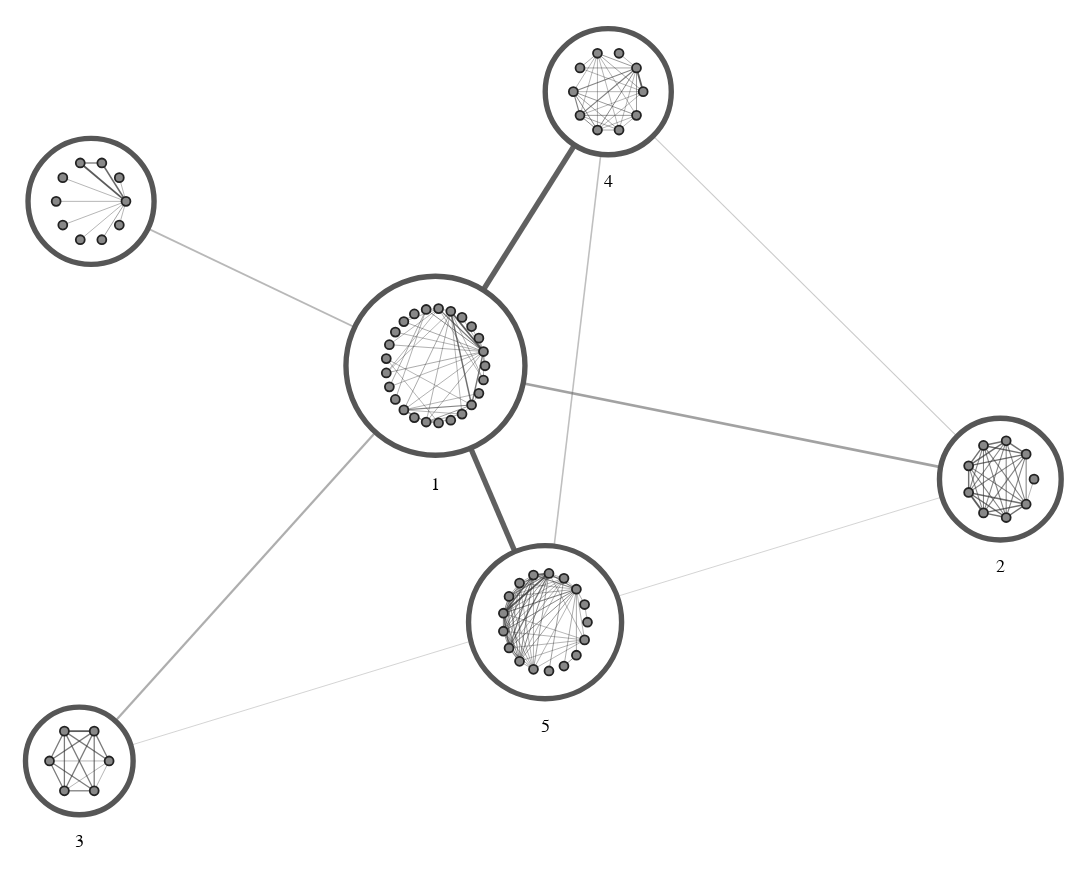

This figure's notebook cell:
### Code cell
combo_chart(layout_fn=nx.circular_layout)
